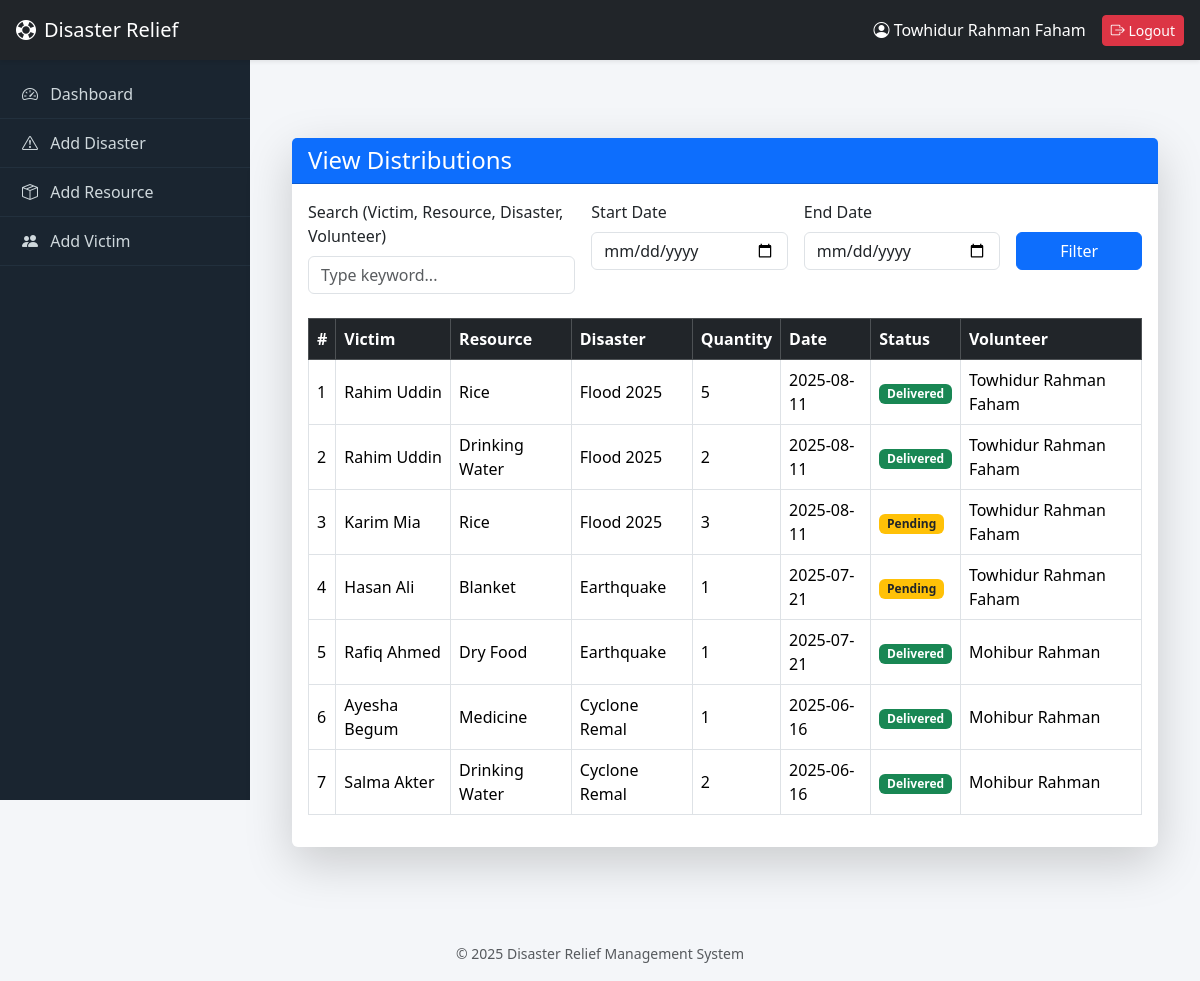
/view_distribution.php (signed in), run on the app's committed database.
### tables this page shows
CREATE TABLE `distribution` (
  `id` int(11) NOT NULL,
  `victim_id` int(11) DEFAULT NULL,
  `resource_id` int(11) DEFAULT NULL,
  `quantity_given` int(11) DEFAULT NULL,
  `date` date DEFAULT NULL,
  `status` enum('Pending','Delivered') DEFAULT 'Pending',
  `volunteer_id` int(11) DEFAULT NULL
);

CREATE TABLE `victims` (
  `id` int(11) NOT NULL,
  `disaster_id` int(11) DEFAULT NULL,
  `name` varchar(100) DEFAULT NULL,
  `age` int(11) DEFAULT NULL,
  `contact` varchar(50) DEFAULT NULL,
  `address` varchar(255) DEFAULT NULL
);

CREATE TABLE `resources` (
  `id` int(11) NOT NULL,
  `name` varchar(100) DEFAULT NULL,
  `quantity` int(11) DEFAULT NULL,
  `description` varchar(255) DEFAULT NULL
);

CREATE TABLE `disasters` (
  `id` int(11) NOT NULL,
  `name` varchar(100) DEFAULT NULL,
  `location` varchar(150) DEFAULT NULL,
  `severity` varchar(50) DEFAULT NULL,
  `date` date DEFAULT NULL
);

CREATE TABLE `users` (
  `id` int(11) NOT NULL,
  `name` varchar(100) DEFAULT NULL,
  `email` varchar(100) DEFAULT NULL,
  `password` varchar(255) DEFAULT NULL,
  `role` enum('admin','volunteer') DEFAULT 'volunteer'
);

### view_distribution.php (the view, shortened to what this page needs)
<?php
include 'header.php';
include 'config.php';
$search = $_GET['search'] ?? '';
$start_date = $_GET['start'] ?? '';
$end_date   = $_GET['end'] ?? '';
$sql = "
SELECT d.id, v.name AS victim_name, r.name AS resource_name, d.quantity_given, d.date,
       d.status, u.name AS volunteer_name, dis.name AS disaster_name
FROM distribution d
LEFT JOIN victims v ON d.victim_id = v.id
LEFT JOIN resources r ON d.resource_id = r.id
LEFT JOIN users u ON d.volunteer_id = u.id
LEFT JOIN disasters dis ON v.disaster_id = dis.id
WHERE 1=1
";
$sql .= " ORDER BY d.date DESC";
$result = mysqli_query($conn, $sql);
?>
<div class="container mt-5">
    <div class="card shadow-lg border-0 mb-4">
        <div class="card-header bg-primary text-white">
            <h4 class="mb-0">View Distributions</h4>
        </div>
        <div class="card-body">
            <form class="row g-3 mb-4" method="GET">
                <div class="col-md-4">
                    <label class="form-label">Search (Victim, Resource, Disaster, Volunteer)</label>
                    <input type="text" name="search" class="form-control" placeholder="Type keyword..."
                        value="<?= $search ?>">
                </div>
                <div class="col-md-3">
                    <label class="form-label">Start Date</label>
                    <input type="date" name="start" class="form-control" value="<?= $start_date ?>">
                </div>
                <div class="col-md-3">
                    <label class="form-label">End Date</label>
                    <input type="date" name="end" class="form-control" value="<?= $end_date ?>">
                </div>
                <div class="col-md-2">
                    <label class="form-label d-block">&nbsp;</label>
                    <button class="btn btn-primary w-100">Filter</button>
                </div>
            </form>
            <div class="table-responsive">
                <table class="table table-bordered table-hover align-middle">
                    <thead class="table-dark">
                        <tr>
                            <th>#</th>
                            <th>Victim</th>
                            <th>Resource</th>
                            <th>Disaster</th>
                            <th>Quantity</th>
                            <th>Date</th>
                            <th>Status</th>
                            <th>Volunteer</th>
                        </tr>
                    </thead>
                    <tbody>
                        <?php
                        if (mysqli_num_rows($result) > 0):
                            $sl = 1;
                            while ($row = mysqli_fetch_assoc($result)):
                        ?>
                        <tr>
                            <td><?= $sl++ ?></td>
                            <td><?= $row['victim_name'] ?></td>
                            <td><?= $row['resource_name'] ?></td>
                            <td><?= $row['disaster_name'] ?></td>
                            <td><?= $row['quantity_given'] ?></td>
                            <td><?= $row['date'] ?></td>
                            <td>
                                <?php if ($row['status'] == "Delivered"): ?>
                                    <span class="badge bg-success">Delivered</span>
                                <?php else: ?>
                                    <span class="badge bg-warning text-dark">Pending</span>
                                <?php endif; ?>
                            </td>
                            <td><?= $row['volunteer_name'] ?></td>
                        </tr>
                        <?php endwhile; else: ?>
                        <tr>
                            <td colspan="8" class="text-center text-muted">No records found...</td>
                        </tr>
                        <?php endif; ?>
                    </tbody>
                </table>
            </div>
        </div>
    </div>
</div>
<?php include 'footer.php'; ?>

### header.php (style rules this page uses)
:root { --navbar-height: 60px; --sidebar-width: 250px; }
body { background: #f4f6f9; margin: 0; padding: 0; }

### data on the page
distribution: victim.name "Rahim Uddin", resource.name "Rice", disasters.name "Flood 2025", quantity_given "5", date "2025-08-11", status "Delivered", volunteer.name "Towhidur Rahman Faham"
distribution: victim.name "Rahim Uddin", resource.name "Drinking Water", disasters.name "Flood 2025", quantity_given "2", date "2025-08-11", status "Delivered", volunteer.name "Towhidur Rahman Faham"
distribution: victim.name "Karim Mia", resource.name "Rice", disasters.name "Flood 2025", quantity_given "3", date "2025-08-11", status "Pending", volunteer.name "Towhidur Rahman Faham"
distribution: victim.name "Hasan Ali", resource.name "Blanket", disasters.name "Earthquake", quantity_given "1", date "2025-07-21", status "Pending", volunteer.name "Towhidur Rahman Faham"
distribution: victim.name "Rafiq Ahmed", resource.name "Dry Food", disasters.name "Earthquake", quantity_given "1", date "2025-07-21", status "Delivered", volunteer.name "Mohibur Rahman"
distribution: victim.name "Ayesha Begum", resource.name "Medicine", disasters.name "Cyclone Remal", quantity_given "1", date "2025-06-16", status "Delivered", volunteer.name "Mohibur Rahman"
distribution: victim.name "Salma Akter", resource.name "Drinking Water", disasters.name "Cyclone Remal", quantity_given "2", date "2025-06-16", status "Delivered", volunteer.name "Mohibur Rahman"

### other printed values
$name "Towhidur Rahman Faham"
